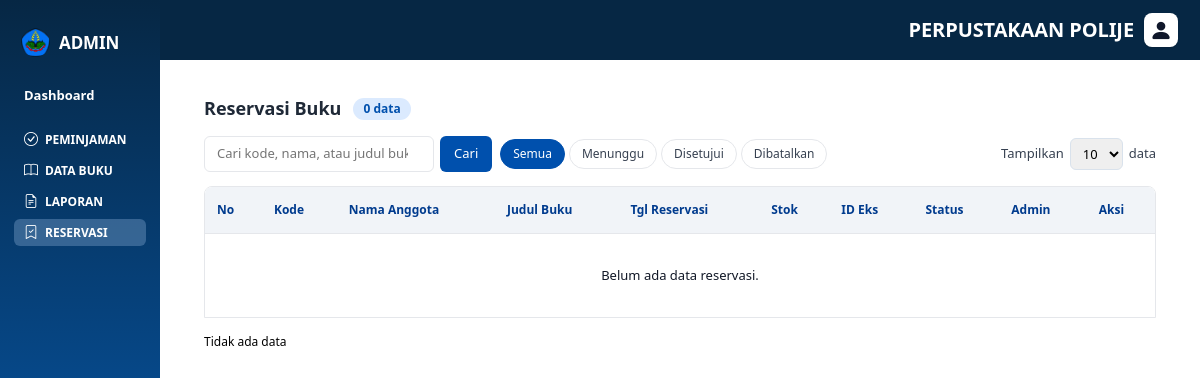
Before: /admin/index.php?menu=reservasi with the older database file.
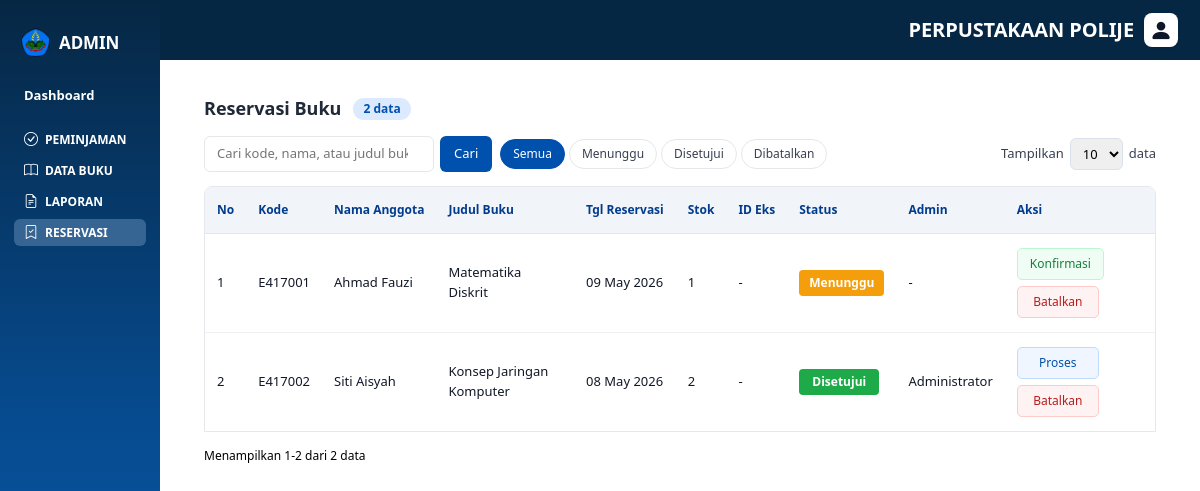
After: the same page with the newer database file.
### tables this page shows
CREATE TABLE reservasi (
    id_reservasi INT AUTO_INCREMENT PRIMARY KEY,
    id_anggota INT NOT NULL,
    id_admin INT DEFAULT NULL,
    id_buku INT NOT NULL,
    tanggal_reservasi DATE NOT NULL,
    status ENUM('menunggu', 'disetujui', 'dibatalkan', 'selesai') NOT NULL DEFAULT 'menunggu',
    created_at TIMESTAMP NULL DEFAULT CURRENT_TIMESTAMP,
    updated_at TIMESTAMP NULL DEFAULT CURRENT_TIMESTAMP ON UPDATE CURRENT_TIMESTAMP,
    FOREIGN KEY (id_anggota) REFERENCES anggota(id_anggota)
        ON UPDATE CASCADE
        ON DELETE RESTRICT,
    FOREIGN KEY (id_admin) REFERENCES admin(id_admin)
        ON UPDATE CASCADE
        ON DELETE SET NULL,
    FOREIGN KEY (id_buku) REFERENCES buku(id_buku)
        ON UPDATE CASCADE
        ON DELETE RESTRICT
);

CREATE TABLE anggota (
    id_anggota INT AUTO_INCREMENT PRIMARY KEY,
    nim VARCHAR(20) NOT NULL UNIQUE,
    nama VARCHAR(100) NOT NULL,
    jurusan VARCHAR(100) NOT NULL DEFAULT '-',
    total_denda INT NOT NULL DEFAULT 0,
    nama_anggota VARCHAR(100) DEFAULT NULL,
    email VARCHAR(100) NOT NULL UNIQUE,
    password VARCHAR(255) NOT NULL,
    no_telepon VARCHAR(20) DEFAULT NULL,
    alamat TEXT DEFAULT NULL,
    status ENUM('aktif', 'nonaktif') NOT NULL DEFAULT 'aktif',
    created_at TIMESTAMP NULL DEFAULT CURRENT_TIMESTAMP,
    updated_at TIMESTAMP NULL DEFAULT CURRENT_TIMESTAMP ON UPDATE CURRENT_TIMESTAMP
);

CREATE TABLE buku (
    id_buku INT AUTO_INCREMENT PRIMARY KEY,
    isbn VARCHAR(20) DEFAULT NULL UNIQUE,
    judul VARCHAR(255) NOT NULL,
    penulis VARCHAR(255) NOT NULL,
    penerbit VARCHAR(255) NOT NULL,
    tahun_terbit YEAR NOT NULL,
    copy INT NOT NULL DEFAULT 0,
    id_kategori INT NOT NULL,
    cover VARCHAR(255) DEFAULT NULL,
    stok_tersedia INT NOT NULL DEFAULT 0,
    created_at TIMESTAMP NULL DEFAULT CURRENT_TIMESTAMP,
    updated_at TIMESTAMP NULL DEFAULT CURRENT_TIMESTAMP ON UPDATE CURRENT_TIMESTAMP,
    FOREIGN KEY (id_kategori) REFERENCES kategori(id_kategori)
        ON UPDATE CASCADE
        ON DELETE RESTRICT
);

### controllers/ReservasiController.php (called while the page is built, shortened)
<?php
require_once __DIR__ . '/../config/database.php';
require_once __DIR__ . '/../models/Reservasi.php';
class ReservasiController
{
    private static function getConn(): mysqli
    {
        static $conn = null;
        if ($conn === null) {
            $db   = new Database();
            $conn = $db->getConnection();
        }
        return $conn;
    }
    private static function model(): Reservasi
    {
        static $model = null;
        if ($model === null) {
            $model = new Reservasi(self::getConn());
        }
        return $model;
    }
    public static function index(): array
    {
        $search       = trim($_GET['q'] ?? '');
        $filterStatus = trim($_GET['status'] ?? '');
        $perPage      = Reservasi::normalizePerPage($_GET['per_page'] ?? 10);
        $dataReservasi = self::model()->getAll($search, $filterStatus);
        $totalData   = count($dataReservasi);
        $totalPages  = max(1, (int) ceil($totalData / $perPage));
        $currentPage = min(max(1, (int) ($_GET['page'] ?? 1)), $totalPages);
        $offset      = ($currentPage - 1) * $perPage;
        $flashMessage = $_SESSION['reservasi_flash_message'] ?? '';
        $flashType = $_SESSION['reservasi_flash_type'] ?? '';
        return [
            'dataReservasi'   => $dataReservasi,
            'pageData'        => array_slice($dataReservasi, $offset, $perPage),
            'flashMessage'    => $flashMessage,
            'flashType'       => $flashType,
            'search'          => $search,
            'filterStatus'    => $filterStatus,
            'perPage'         => $perPage,
            'totalData'       => $totalData,
            'totalPages'      => $totalPages,
            'currentPage'     => $currentPage,
            'offset'          => $offset,
            'startDisplay'    => $totalData > 0 ? $offset + 1 : 0,
            'endDisplay'      => $totalData > 0 ? min($offset + $perPage, $totalData) : 0,
            'paginationItems' => Reservasi::paginationItems($currentPage, $totalPages),
        ];
    }
}

### models/Reservasi.php (called while the page is built, shortened)
<?php
class Reservasi
{
    private mysqli $conn;
    public function __construct(mysqli $conn)
    {
        $this->conn = $conn;
    }
    private function fetchAllFromStmt(mysqli_stmt $stmt): array
    {
        $rows = [];
        $meta = $stmt->result_metadata();
        $row = [];
        $bind = [];
        while ($field = $meta->fetch_field()) {
            $row[$field->name] = null;
            $bind[] = &$row[$field->name];
        }
        call_user_func_array([$stmt, 'bind_result'], $bind);
        while ($stmt->fetch()) {
            $rows[] = array_map(fn($value) => $value, $row);
        }
        return $rows;
    }
    public function getAll(string $search = '', string $filterStatus = ''): array
    {
        $sql = 'SELECT
                    r.id_reservasi,
                    r.tanggal_reservasi,
                    r.status,
                   e.id_eksemplar,
                    a.id_anggota,
                    a.nim,
                    a.nama as nama_anggota,
                    b.id_buku,
                    b.judul AS judul_buku,
                    b.stok_tersedia,
                    e.status AS status_eksemplar,
                    adm.nama as nama_admin
                FROM reservasi r
                JOIN anggota a ON r.id_anggota = a.id_anggota
                JOIN buku    b ON r.id_buku    = b.id_buku
              LEFT JOIN eksemplar e ON r.id_eksemplar = e.id_eksemplar
              LEFT JOIN admin adm ON r.id_admin = adm.id_admin
              WHERE 1=1';
        $types  = '';
        $sql .= ' ORDER BY r.created_at DESC';
        $stmt = $this->conn->prepare($sql);
        $stmt->execute();
        $data = [];
        foreach ($this->fetchAllFromStmt($stmt) as $row) {
            $row['kode_anggota'] = $row['nim'];
            $data[] = $row;
        }
        return $data;
    }
    public static function perPageOptions(): array { return [5, 10, 15, 20]; }
    public static function normalizePerPage($value, int $default = 10): int
    {
        $value = (int) $value;
        return in_array($value, self::perPageOptions(), true) ? $value : $default;
    }
    public static function paginationItems(int $currentPage, int $totalPages): array
    {
        $items = [];
        $last  = false;
        for ($i = 1; $i <= $totalPages; $i++) {
            if ($i === 1 || $i === $totalPages || abs($i - $currentPage) <= 1) {
                $items[] = $i;
                $last    = false;
            } elseif (!$last) {
                $items[] = '...';
                $last    = true;
            }
        }
        return $items;
    }
}

### admin/pages/reservasi.php (the view, shortened to what the changed rows need)
<?php
require_once __DIR__ . '/../../controllers/ReservasiController.php';
extract(ReservasiController::index(), EXTR_SKIP);
function eR($v): string { return htmlspecialchars((string)$v, ENT_QUOTES, 'UTF-8'); }
function fmtTgl($d): string {
    $ts = strtotime((string)$d);
    return $ts ? date('d M Y', $ts) : '-';
}
$statusLabel = [
    'menunggu'   => ['label' => 'Menunggu',   'class' => 'badge-pending'],
    'disetujui'  => ['label' => 'Disetujui',  'class' => 'badge-confirmed'],
    'dibatalkan' => ['label' => 'Dibatalkan', 'class' => 'badge-cancelled'],
    'selesai'    => ['label' => 'Selesai',    'class' => 'badge-confirmed'],
];
?>
<div class="reservasi-wrapper">
    <div class="reservasi-header">
        <div class="title-group">
            <h1>Reservasi Buku</h1>
            <span class="total-badge"><?= (int)$totalData; ?> data</span>
        </div>
    </div>
    <div class="toolbar">
        <div class="toolbar-left">
            <div class="filter-group">
                <?php
                $statusOptions = [
                    ''           => 'Semua',
                    'menunggu'   => 'Menunggu',
                    'disetujui'  => 'Disetujui',
                    'dibatalkan' => 'Dibatalkan',
                ];
                foreach ($statusOptions as $val => $lbl):
                    $active = ($filterStatus === $val) ? 'active' : '';
                ?>
                    <a href="?menu=reservasi&status=<?= eR($val); ?>&q=<?= eR($search); ?>&per_page=<?= (int)$perPage; ?>"
                       class="filter-chip <?= $active; ?>">
                        <?= eR($lbl); ?>
                    </a>
                <?php endforeach; ?>
            </div>
        </div>
    </div>
    <div class="table-wrapper">
        <table class="reservasi-table">
            <thead>
                <tr>
                    <th>No</th>
                    <th>Kode</th>
                    <th>Nama Anggota</th>
                    <th>Judul Buku</th>
                    <th>Tgl Reservasi</th>
                    <th>Stok</th>
                    <th>ID Eks</th>
                    <th>Status</th>
                    <th>Admin</th>
                    <th>Aksi</th>
                </tr>
            </thead>
            <tbody>
            <?php if (!empty($pageData)): ?>
                <?php foreach ($pageData as $i => $r): ?>
                    <?php
                    $st = $r['status'] ?? 'menunggu';
                    $badge = $statusLabel[$st] ?? ['label' => $st, 'class' => 'badge-pending'];
                    ?>
                    <tr>
                        <td><?= (int)($startDisplay + $i); ?></td>
                        <td><?= eR($r['kode_anggota'] ?? ''); ?></td>
                        <td><?= eR($r['nama_anggota'] ?? ''); ?></td>
                        <td><?= eR($r['judul_buku'] ?? ''); ?></td>
                        <td><?= fmtTgl($r['tanggal_reservasi'] ?? ''); ?></td>
                        <td><?= (int)($r['stok_tersedia'] ?? 0); ?></td>
                        <td><?= !empty($r['id_eksemplar']) ? (int)$r['id_eksemplar'] : '-'; ?></td>
                        <td>
                            <span class="status-badge <?= eR($badge['class']); ?>">
                                <?= eR($badge['label']); ?>
                            </span>
                        </td>
                        <td><?= eR($r['nama_admin'] ?? '-'); ?></td>
                        <td>
                            <div class="action-group">
                                <?php if ($st === 'menunggu'): ?>
                                    <button
                                        type="button"
                                        class="btn-konfirmasi js-konfirmasi-reservasi"
                                        data-id="<?= (int)$r['id_reservasi']; ?>"
                                        data-nama="<?= eR($r['nama_anggota'] ?? ''); ?>"
                                        data-buku="<?= eR($r['judul_buku'] ?? ''); ?>"
                                        data-page="<?= (int)$currentPage; ?>"
                                        data-per-page="<?= (int)$perPage; ?>"
                                        data-q="<?= eR($search); ?>"
                                        data-status="<?= eR($filterStatus); ?>"
                                    >
                                        Konfirmasi
                                    </button>
                                    <button
                                        type="button"
                                        class="btn-batal js-batalkan-reservasi"
                                        data-id="<?= (int)$r['id_reservasi']; ?>"
                                        data-nama="<?= eR($r['nama_anggota'] ?? ''); ?>"
                                        data-buku="<?= eR($r['judul_buku'] ?? ''); ?>"
                                        data-page="<?= (int)$currentPage; ?>"
                                        data-per-page="<?= (int)$perPage; ?>"
                                        data-q="<?= eR($search); ?>"
                                        data-status="<?= eR($filterStatus); ?>"
                                    >
                                        Batalkan
                                    </button>
                                <?php elseif ($st === 'disetujui'): ?>
                                    <button
                                        type="button"
                                        class="btn-proses js-proses-reservasi"
                                        data-id="<?= (int)$r['id_reservasi']; ?>"
                                        data-nama="<?= eR($r['nama_anggota'] ?? ''); ?>"
                                        data-buku="<?= eR($r['judul_buku'] ?? ''); ?>"
                                        data-page="<?= (int)$currentPage; ?>"
                                        data-per-page="<?= (int)$perPage; ?>"
                                        data-q="<?= eR($search); ?>"
                                        data-status="<?= eR($filterStatus); ?>"
                                    >
                                        Proses
                                    </button>
                                    <button
                                        type="button"
                                        class="btn-batal js-batalkan-reservasi"
                                        data-id="<?= (int)$r['id_reservasi']; ?>"
                                        data-nama="<?= eR($r['nama_anggota'] ?? ''); ?>"
                                        data-buku="<?= eR($r['judul_buku'] ?? ''); ?>"
                                        data-page="<?= (int)$currentPage; ?>"
                                        data-per-page="<?= (int)$perPage; ?>"
                                        data-q="<?= eR($search); ?>"
                                        data-status="<?= eR($filterStatus); ?>"
                                    >
                                        Batalkan
                                    </button>
                                <?php else: ?>
                                    <span class="empty-action">-</span>
                                <?php endif; ?>
                            </div>
                        </td>
                    </tr>
                <?php endforeach; ?>
            <?php else: ?>
                <tr>
                    <td colspan="10" class="empty-row">
                        <?= $search !== '' || $filterStatus !== ''
                            ? 'Tidak ada data yang cocok dengan filter.'
                            : 'Belum ada data reservasi.'; ?>
                    </td>
                </tr>
            <?php endif; ?>
            </tbody>
        </table>
    </div>
    <div class="table-footer">
        <span class="table-info">
            <?php if ($totalData > 0): ?>
                Menampilkan <?= (int)$startDisplay; ?>-<?= (int)$endDisplay; ?> dari <?= (int)$totalData; ?> data
            <?php else: ?>
                Tidak ada data
            <?php endif; ?>
        </span>
    </div>
</div>
<?php include __DIR__ . '/../popup/reservasi.php'; ?>

Changed rows visible on the page:
added reservasi: i "1", id_anggota.nim "E417001", id_anggota.nama "Ahmad Fauzi", id_buku.judul "Matematika Diskrit", tanggal_reservasi "09 May 2026", id_buku.stok_tersedia "1", status "Menunggu", nama_admin "-"
added reservasi: i "2", id_anggota.nim "E417002", id_anggota.nama "Siti Aisyah", id_buku.judul "Konsep Jaringan Komputer", tanggal_reservasi "08 May 2026", id_buku.stok_tersedia "2", status "Disetujui", id_admin.nama "Administrator"
Other visible differences:
$totalData: "0" → "2"
$startDisplay: (not shown) → "1"
$endDisplay: (not shown) → "2"
$totalData: (not shown) → "2"
text no longer shown: "Belum ada data reservasi. Tidak ada data"
text now shown: "Menampilkan - dari data"
